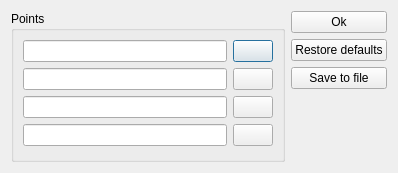
<?xml version="1.0" encoding="UTF-8"?>
<ui version="4.0">
 <class>AreaSettingsDialog</class>
 <widget class="QDialog" name="AreaSettingsDialog">
  <property name="windowModality">
   <enum>Qt::NonModal</enum>
  </property>
  <property name="geometry">
   <rect>
    <x>0</x>
    <y>0</y>
    <width>398</width>
    <height>173</height>
   </rect>
  </property>
  <property name="sizePolicy">
   <sizepolicy hsizetype="Fixed" vsizetype="Fixed">
    <horstretch>0</horstretch>
    <verstretch>0</verstretch>
   </sizepolicy>
  </property>
  <property name="windowTitle">
   <string>Ustaw obszar konkursu</string>
  </property>
  <property name="autoFillBackground">
   <bool>false</bool>
  </property>
  <property name="sizeGripEnabled">
   <bool>false</bool>
  </property>
  <property name="modal">
   <bool>false</bool>
  </property>
  <layout class="QHBoxLayout" name="horizontalLayout">
   <item>
    <widget class="QGroupBox" name="groupBox_Points">
     <property name="title">
      <string>Points</string>
     </property>
     <layout class="QVBoxLayout" name="verticalLayout">
      <item>
       <layout class="QHBoxLayout" name="horizontalLayout_p1">
        <item>
         <widget class="QLineEdit" name="lineEdit_p1"/>
        </item>
        <item>
         <widget class="QPushButton" name="pushButton_p1">
          <property name="text">
           <string/>
          </property>
          <property name="icon">
           <iconset resource="images.qrc">
            <normaloff>:/MapSelect16.png</normaloff>:/MapSelect16.png</iconset>
          </property>
         </widget>
        </item>
       </layout>
      </item>
      <item>
       <layout class="QHBoxLayout" name="horizontalLayout_p2">
        <item>
         <widget class="QLineEdit" name="lineEdit_p2"/>
        </item>
        <item>
         <widget class="QPushButton" name="pushButton_p2">
          <property name="text">
           <string/>
          </property>
          <property name="icon">
           <iconset resource="images.qrc">
            <normaloff>:/MapSelect16.png</normaloff>:/MapSelect16.png</iconset>
          </property>
         </widget>
        </item>
       </layout>
      </item>
      <item>
       <layout class="QHBoxLayout" name="horizontalLayout_p3">
        <item>
         <widget class="QLineEdit" name="lineEdit_p3"/>
        </item>
        <item>
         <widget class="QPushButton" name="pushButton_p3">
          <property name="text">
           <string/>
          </property>
          <property name="icon">
           <iconset resource="images.qrc">
            <normaloff>:/MapSelect16.png</normaloff>:/MapSelect16.png</iconset>
          </property>
         </widget>
        </item>
       </layout>
      </item>
      <item>
       <layout class="QHBoxLayout" name="horizontalLayout_p4">
        <item>
         <widget class="QLineEdit" name="lineEdit_p4"/>
        </item>
        <item>
         <widget class="QPushButton" name="pushButton_p4">
          <property name="text">
           <string/>
          </property>
          <property name="icon">
           <iconset resource="images.qrc">
            <normaloff>:/MapSelect16.png</normaloff>:/MapSelect16.png</iconset>
          </property>
         </widget>
        </item>
       </layout>
      </item>
     </layout>
    </widget>
   </item>
   <item>
    <layout class="QVBoxLayout" name="verticalLayout_buttons">
     <item>
      <widget class="QPushButton" name="pushButton_ok">
       <property name="text">
        <string>Ok</string>
       </property>
      </widget>
     </item>
     <item>
      <widget class="QPushButton" name="pushButton_restore">
       <property name="text">
        <string>Restore defaults</string>
       </property>
      </widget>
     </item>
     <item>
      <widget class="QPushButton" name="pushButton_saveToFile">
       <property name="text">
        <string>Save to file</string>
       </property>
      </widget>
     </item>
     <item>
      <spacer name="verticalSpacer_buttons">
       <property name="orientation">
        <enum>Qt::Vertical</enum>
       </property>
       <property name="sizeHint" stdset="0">
        <size>
         <width>20</width>
         <height>40</height>
        </size>
       </property>
      </spacer>
     </item>
    </layout>
   </item>
  </layout>
 </widget>
 <resources>
  <include location="images.qrc"/>
 </resources>
 <connections/>
</ui>
